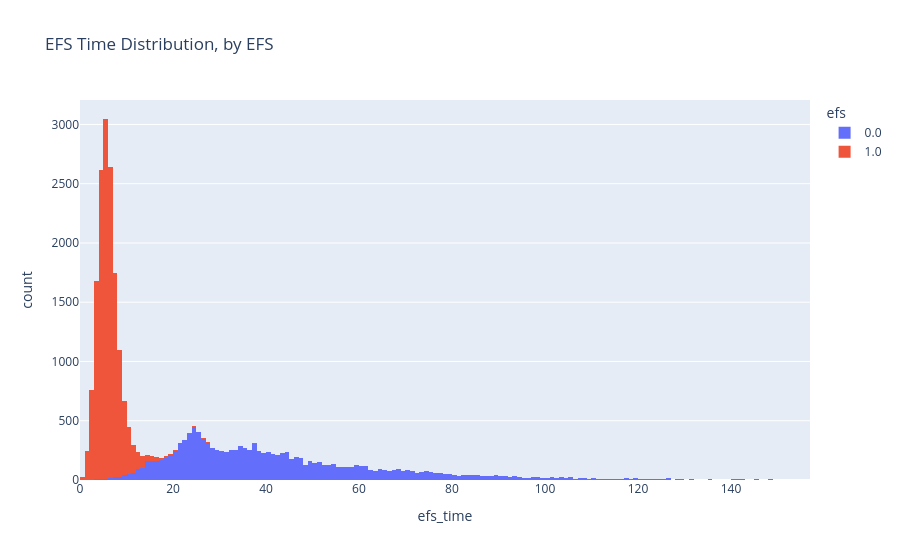

Notebook source saved alongside this figure:
### Code cell
# Break out by EFS
px.histogram(train, x='efs_time', title='EFS Time Distribution, by EFS ',color='efs')

### Figure 1 — Plotly figure (JSON) as saved in the notebook; plotly's stock layout.template omitted (floating-point values rounded to 4 significant figures; data arrays with more than 128 entries replaced by an {"elided": "..."} marker saying what was removed)
{"data": [{"bingroup": "x", "hovertemplate": "efs=0.0<br>efs_time=%{x}<br>count=%{y}<extra></extra>", "legendgroup": "0.0", "marker": {"color": "#636efa", "pattern": {"shape": ""}}, "name": "0.0", "orientation": "v", "showlegend": true, "type": "histogram", "x": {"elided": "13268 float values"}, "xaxis": "x", "yaxis": "y"}, {"bingroup": "x", "hovertemplate": "efs=1.0<br>efs_time=%{x}<br>count=%{y}<extra></extra>", "legendgroup": "1.0", "marker": {"color": "#EF553B", "pattern": {"shape": ""}}, "name": "1.0", "orientation": "v", "showlegend": true, "type": "histogram", "x": {"elided": "15532 float values"}, "xaxis": "x", "yaxis": "y"}], "layout": {"barmode": "relative", "legend": {"title": {"text": "efs"}, "tracegroupgap": 0}, "title": {"text": "EFS Time Distribution, by EFS "}, "xaxis": {"anchor": "y", "domain": [0, 1], "title": {"text": "efs_time"}}, "yaxis": {"anchor": "x", "domain": [0, 1], "title": {"text": "count"}}}}
